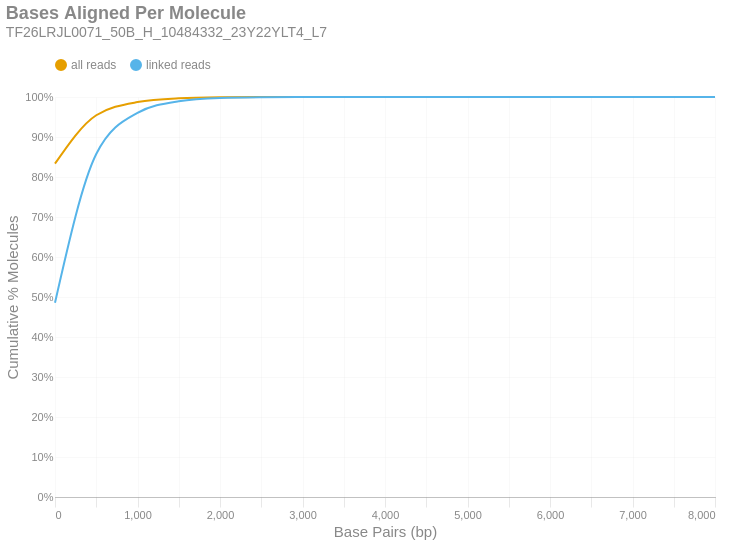

Write notebook code for a chart like this one.
### Markdown cell above
### Bases Aligned Per Molecule
This is a cumulative frequency distribution showing the number of base pairs aligned per unique molecule. These data are shown in 500 bp bins. There are two distributions: one with `all reads` (yellow) and another with only `linked reads` (blue). The percent of molecules in the `linked reads` distribution is relative to the total number of linked molecules.

### Code cell
if SKIPLR:
    print_html(f"Skipped")
else:
    binned_df = consolidated_hist(valids['aligned_bp'], mask, 500, True)
    with SafeRender(binned_df):
        (
            density_plot(binned_df, 'Bases Aligned Per Molecule', samplename, 'basesper')
            .encode(
                x=alt.X('bin:Q', title="Base Pairs (bp)").axis(tickMinStep=500).scale(padding=0),
                y=alt.Y('value:Q', title='Cumulative % Molecules')
                    .axis(format='%')
                    .scale(domain = [0,1])
                    .stack(False),
                color=alt.Color("key:N").scale(domain = ["all reads", "linked reads"]),
                tooltip = [
                    alt.Tooltip("key:N", title = "Data Type"),
                    alt.Tooltip("range_label:N", title="Bases Aligned Per Molecule"),
                    alt.Tooltip("value:Q", format = ".2%", title="% Molecules (Cum.)")
                ]
            )
        ).display()

### Figure 1 — Vega-Lite specification as saved in the notebook (floating-point values rounded to 4 significant figures)
{"width": "container", "height": 400, "config": {"title": {"anchor": "start", "dy": -15, "fontSize": 18, "color": "#888888", "subtitleColor": "#888888", "subtitleFontSize": 14}, "arc": {"fill": "#0072B2"}, "axis": {"domainColor": "#888888", "domainWidth": 0.5, "gridWidth": 0.2, "grid": false, "titleFontWeight": 400, "titleFontSize": 15, "labelFontSize": 11, "labelColor": "#888888", "tickColor": "#888888", "tickWidth": 0.2, "titleColor": "#888888"}, "axisBand": {"grid": false}, "axisX": {"grid": true, "tickSize": 10, "domainCap": "round"}, "axisY": {"domain": false, "grid": true, "tickSize": 0, "domainCap": "round"}, "background": "transparent", "header": {"labelFontSize": 15, "labelColor": "#888888", "titleFontSize": 15, "titleFontWeight": 600, "titleColor": "#888888"}, "legend": {"labelFont": "sans-serif", "labelFontSize": 12, "labelColor": "#888888", "symbolSize": 100, "symbolType": "circle", "titleFontSize": 12, "titlePadding": 10, "titleColor": "#888888", "title": null, "orient": "top"}, "range": {"category": ["#E69F00", "#56B4E9", "#009E73", "#F0E442", "#0072B2", "#D55E00", "#CC79A7", "#000000"], "diverging": ["#cfe8f3", "#a2d4ec", "#73bfe2", "#46abdb", "#1696d2", "#12719e"]}, "area": {"fill": "#0072B2", "fillOpacity": 0.7, "line": true, "strokeOpacity": 0.7}, "line": {"color": "#0072B2", "stroke": "#0072B2", "strokeWidth": 2}, "trail": {"color": "#0072B2", "stroke": "#0072B2", "strokeWidth": 0, "size": 1}, "point": {"filled": true, "fillOpacity": 1.0, "size": 95}, "text": {"color": "#888888", "fontSize": 11, "align": "right", "fontWeight": 400, "size": 11}, "bar": {"fill": "#0072B2", "stroke": null}, "view": {"stroke": null, "continuousWidth": 660, "continuousHeight": 400}}, "data": {"name": "data-a0cd6b273e9f96a214c92ca74a036003"}, "mark": {"type": "line", "interpolate": "monotone", "point": {"opacity": 0, "size": 275}}, "encoding": {"color": {"field": "key", "scale": {"domain": ["all reads", "linked reads"]}, "type": "nominal"}, "tooltip": [{"field": "key", "title": "Data Type", "type": "nominal"}, {"field": "range_label", "title": "Bases Aligned Per Molecule", "type": "nominal"}, {"field": "value", "format": ".2%", "title": "% Molecules (Cum.)", "type": "quantitative"}], "x": {"axis": {"tickMinStep": 500}, "field": "bin", "scale": {"padding": 0}, "title": "Base Pairs (bp)", "type": "quantitative"}, "y": {"axis": {"format": "%"}, "field": "value", "scale": {"domain": [0, 1]}, "stack": false, "title": "Cumulative % Molecules", "type": "quantitative"}}, "params": [{"name": "param_c36ac31b6afebe62", "select": {"type": "point", "fields": ["key"]}, "bind": "legend"}], "title": {"text": "Bases Aligned Per Molecule", "subtitle": "TF26LRJL0071_50B_H_10484332_23Y22YLT4_L7"}, "transform": [{"fold": ["all reads (cumsum)", "linked reads (cumsum)"]}, {"calculate": "replace(datum.key, ' (cumsum)', '')", "as": "key"}, {"filter": {"param": "param_c36ac31b6afebe62"}}], "usermeta": {"embedOptions": {"downloadFileName": "TF26LRJL0071_50B_H_10484332_23Y22YLT4_L7.basesper"}}, "$schema": "https://vega.github.io/schema/vega-lite/v6.4.1.json", "datasets": {"data-a0cd6b273e9f96a214c92ca74a036003": [{"bin": "0.0", "interval": "0.0-500.0", "all reads": 0.8333, "linked reads": 0.4858, "all reads (cumsum)": 0.8333, "linked reads (cumsum)": 0.4858, "range_label": "0-499"}, {"bin": "500.0", "interval": "500.0-1000.0", "all reads": 0.1211, "linked reads": 0.3716, "all reads (cumsum)": 0.9544, "linked reads (cumsum)": 0.8574, "range_label": "500-999"}, {"bin": "1000.0", "interval": "1000.0-1500.0", "all reads": 0.03292, "linked reads": 0.1029, "all reads (cumsum)": 0.9873, "linked reads (cumsum)": 0.9603, "range_label": "1000-1499"}, {"bin": "1500.0", "interval": "1500.0-2000.0", "all reads": 0.009295, "linked reads": 0.02907, "all reads (cumsum)": 0.9966, "linked reads (cumsum)": 0.9894, "range_label": "1500-1999"}, {"bin": "2000.0", "interval": "2000.0-2500.0", "all reads": 0.002588, "linked reads": 0.008093, "all reads (cumsum)": 0.9992, "linked reads (cumsum)": 0.9974, "range_label": "2000-2499"}, {"bin": "2500.0", "interval": "2500.0-3000.0", "all reads": 0.0005969, "linked reads": 0.001867, "all reads (cumsum)": 0.9998, "linked reads (cumsum)": 0.9993, "range_label": "2500-2999"}, {"bin": "3000.0", "interval": "3000.0-3500.0", "all reads": 0.0001579, "linked reads": 0.0004937, "all reads (cumsum)": 0.9999, "linked reads (cumsum)": 0.9998, "range_label": "3000-3499"}, {"bin": "3500.0", "interval": "3500.0-4000.0", "all reads": 4.821e-05, "linked reads": 0.0001508, "all reads (cumsum)": 1.0, "linked reads (cumsum)": 1.0, "range_label": "3500-3999"}, {"bin": "4000.0", "interval": "4000.0-4500.0", "all reads": 9.059e-06, "linked reads": 2.833e-05, "all reads (cumsum)": 1.0, "linked reads (cumsum)": 1.0, "range_label": "4000-4499"}, {"bin": "4500.0", "interval": "4500.0-5000.0", "all reads": 3.235e-06, "linked reads": 1.012e-05, "all reads (cumsum)": 1.0, "linked reads (cumsum)": 1.0, "range_label": "4500-4999"}, {"bin": "5000.0", "interval": "5000.0-5500.0", "all reads": 1.078e-06, "linked reads": 3.373e-06, "all reads (cumsum)": 1.0, "linked reads (cumsum)": 1.0, "range_label": "5000-5499"}, {"bin": "5500.0", "interval": "5500.0-6000.0", "all reads": 3.235e-07, "linked reads": 1.012e-06, "all reads (cumsum)": 1.0, "linked reads (cumsum)": 1.0, "range_label": "5500-5999"}, {"bin": "6000.0", "interval": "6000.0-6500.0", "all reads": 0.0, "linked reads": 0.0, "all reads (cumsum)": 1.0, "linked reads (cumsum)": 1.0, "range_label": "6000-6499"}, {"bin": "6500.0", "interval": "6500.0-7000.0", "all reads": 0.0, "linked reads": 0.0, "all reads (cumsum)": 1.0, "linked reads (cumsum)": 1.0, "range_label": "6500-6999"}, {"bin": "7000.0", "interval": "7000.0-7500.0", "all reads": 0.0, "linked reads": 0.0, "all reads (cumsum)": 1.0, "linked reads (cumsum)": 1.0, "range_label": "7000-7499"}, {"bin": "7500.0", "interval": "7500.0-8000.0", "all reads": 0.0, "linked reads": 0.0, "all reads (cumsum)": 1.0, "linked reads (cumsum)": 1.0, "range_label": "7500-7999"}, {"bin": "8000.0", "interval": "8000.0-8500.0", "all reads": 1.078e-07, "linked reads": 0.0, "all reads (cumsum)": 1.0, "linked reads (cumsum)": 1.0, "range_label": "8000-8499"}]}}
